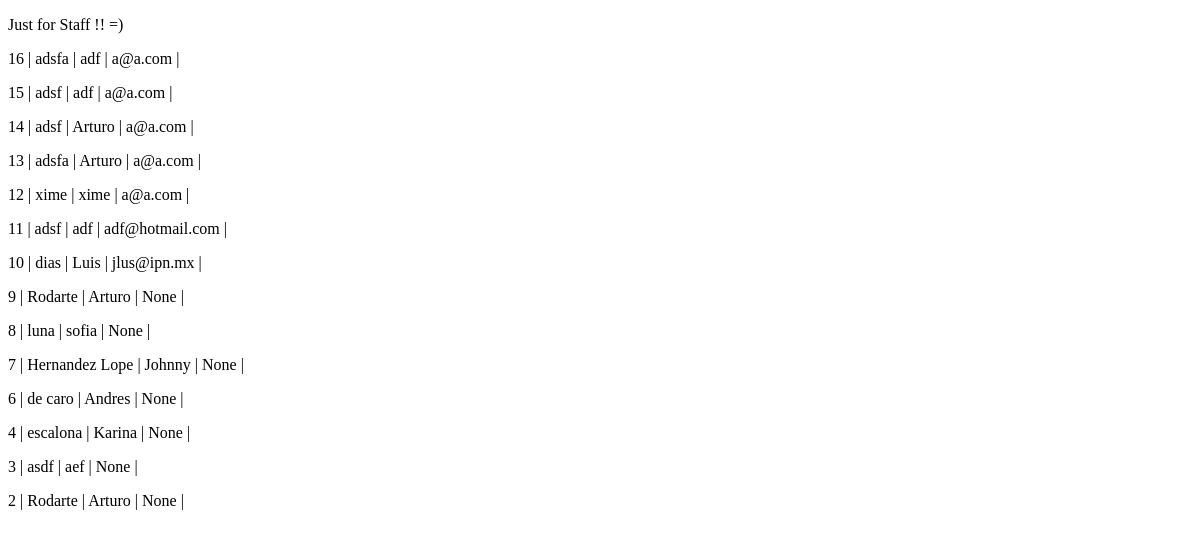
The app's page /registro/list, older data.
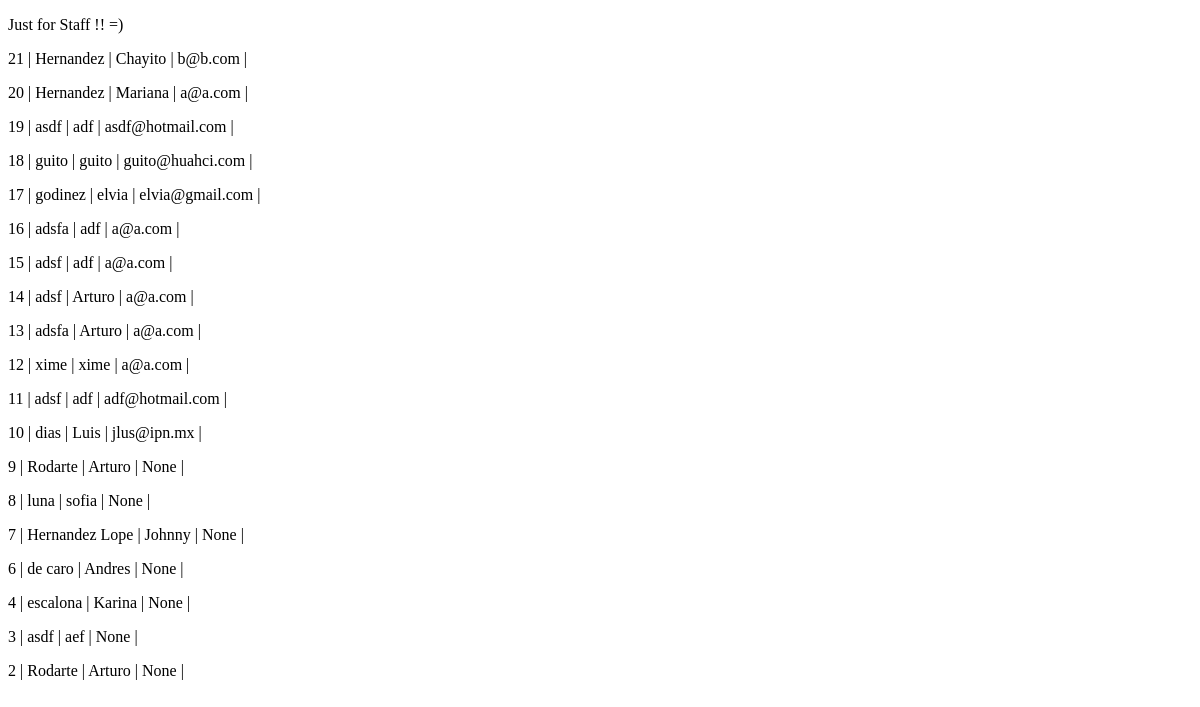
The same page, newer data.
### myapps/myregister/models.py (models this page shows, shortened)
class MyRegisterModel(models.Model):
    name = models.CharField(max_length=50, verbose_name= "name")
    lastname = models.CharField(max_length=50, verbose_name= "lastname")
    institution = models.CharField(max_length=80, verbose_name= "institution")
    emailpersonal = models.EmailField(max_length=40, verbose_name= "emailpersonal", null=True, blank=True)
    emailwork = models.EmailField(max_length=40, verbose_name= "emailwork", null=True, blank=True)
    celphone = models.CharField(max_length=50, verbose_name= "celphone", null=True, blank=True)
    grade = models.CharField(max_length=100, verbose_name= "grade", null=True, blank=True)
    snilevel = models.CharField(max_length=40, verbose_name= "snilevel", null=True, blank=True)
    created = models.DateTimeField(auto_now_add=True, verbose_name="Fecha de creación")
    updated = models.DateTimeField(auto_now=True, verbose_name="Fecha de modificación")
    class Meta:
        verbose_name = "registro"
        verbose_name_plural = "registros"
        ordering = ["-created"]

### myapps/myregister/views.py (the view)
# urls.py: path('list', MyRegisterListView.as_view(), name="list"),
class MyRegisterListView(ListView):
    model = MyRegisterModel
    paginate_by = 100  # if pagination is desired

### myapps/myregister/templates/myregister/myregistermodel_list.html (shortened to what this page needs)
<!DOCTYPE html>
<html lang="es">
<head>
</head>
<body>
    <p>Just for Staff !! =)</p>
    <div class="container mb-4">
        {% for item in object_list %}
          <div class="row mt-3">
              <div class="col-md-9 mx-auto">
                  <p>{{item.id}} |
                  {{item.lastname}} |
                  {{item.name}} |
                  {{item.emailwork}} |
              </div>
          </div>
        {% endfor %}
    </div>
</body>
</html>

Row changes from the older to the newer data that the page shows:
added MyRegisterModel: id "21", lastname "Hernandez", name "Chayito", emailwork "b@b.com"
added MyRegisterModel: id "20", lastname "Hernandez", name "Mariana", emailwork "a@a.com"
added MyRegisterModel: id "19", lastname "asdf", name "adf", emailwork "asdf@hotmail.com"
added MyRegisterModel: id "18", lastname "guito", name "guito", emailwork "guito@huahci.com"
added MyRegisterModel: id "17", lastname "godinez", name "elvia", emailwork "elvia@gmail.com"
